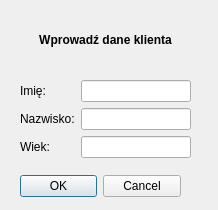
<?xml version="1.0" encoding="UTF-8"?>
<ui version="4.0">
 <class>AddClientDialog</class>
 <widget class="QDialog" name="AddClientDialog">
  <property name="windowModality">
   <enum>Qt::WindowModal</enum>
  </property>
  <property name="geometry">
   <rect>
    <x>0</x>
    <y>0</y>
    <width>218</width>
    <height>210</height>
   </rect>
  </property>
  <property name="windowTitle">
   <string>Dodaj klienta</string>
  </property>
  <property name="modal">
   <bool>true</bool>
  </property>
  <widget class="QDialogButtonBox" name="buttons">
   <property name="geometry">
    <rect>
     <x>20</x>
     <y>170</y>
     <width>161</width>
     <height>32</height>
    </rect>
   </property>
   <property name="minimumSize">
    <size>
     <width>161</width>
     <height>0</height>
    </size>
   </property>
   <property name="orientation">
    <enum>Qt::Horizontal</enum>
   </property>
   <property name="standardButtons">
    <set>QDialogButtonBox::Cancel|QDialogButtonBox::Ok</set>
   </property>
  </widget>
  <widget class="QWidget" name="gridLayoutWidget">
   <property name="geometry">
    <rect>
     <x>20</x>
     <y>80</y>
     <width>171</width>
     <height>80</height>
    </rect>
   </property>
   <layout class="QGridLayout" name="gridLayout">
    <item row="0" column="0">
     <widget class="QLabel" name="label_3">
      <property name="text">
       <string>Imię:</string>
      </property>
     </widget>
    </item>
    <item row="2" column="0">
     <widget class="QLabel" name="label_4">
      <property name="text">
       <string>Wiek:</string>
      </property>
     </widget>
    </item>
    <item row="1" column="0">
     <widget class="QLabel" name="label">
      <property name="text">
       <string>Nazwisko:</string>
      </property>
     </widget>
    </item>
    <item row="0" column="1">
     <widget class="QLineEdit" name="firstName"/>
    </item>
    <item row="1" column="1">
     <widget class="QLineEdit" name="lastName"/>
    </item>
    <item row="2" column="1">
     <widget class="QLineEdit" name="age"/>
    </item>
   </layout>
  </widget>
  <widget class="QLabel" name="label_5">
   <property name="geometry">
    <rect>
     <x>20</x>
     <y>30</y>
     <width>171</width>
     <height>20</height>
    </rect>
   </property>
   <property name="font">
    <font>
     <pointsize>9</pointsize>
     <weight>75</weight>
     <bold>true</bold>
    </font>
   </property>
   <property name="text">
    <string>Wprowadź dane klienta</string>
   </property>
   <property name="alignment">
    <set>Qt::AlignCenter</set>
   </property>
  </widget>
 </widget>
 <resources/>
 <connections>
  <connection>
   <sender>buttons</sender>
   <signal>accepted()</signal>
   <receiver>AddClientDialog</receiver>
   <slot>accept()</slot>
   <hints>
    <hint type="sourcelabel">
     <x>248</x>
     <y>254</y>
    </hint>
    <hint type="destinationlabel">
     <x>157</x>
     <y>274</y>
    </hint>
   </hints>
  </connection>
  <connection>
   <sender>buttons</sender>
   <signal>rejected()</signal>
   <receiver>AddClientDialog</receiver>
   <slot>reject()</slot>
   <hints>
    <hint type="sourcelabel">
     <x>316</x>
     <y>260</y>
    </hint>
    <hint type="destinationlabel">
     <x>286</x>
     <y>274</y>
    </hint>
   </hints>
  </connection>
 </connections>
</ui>
